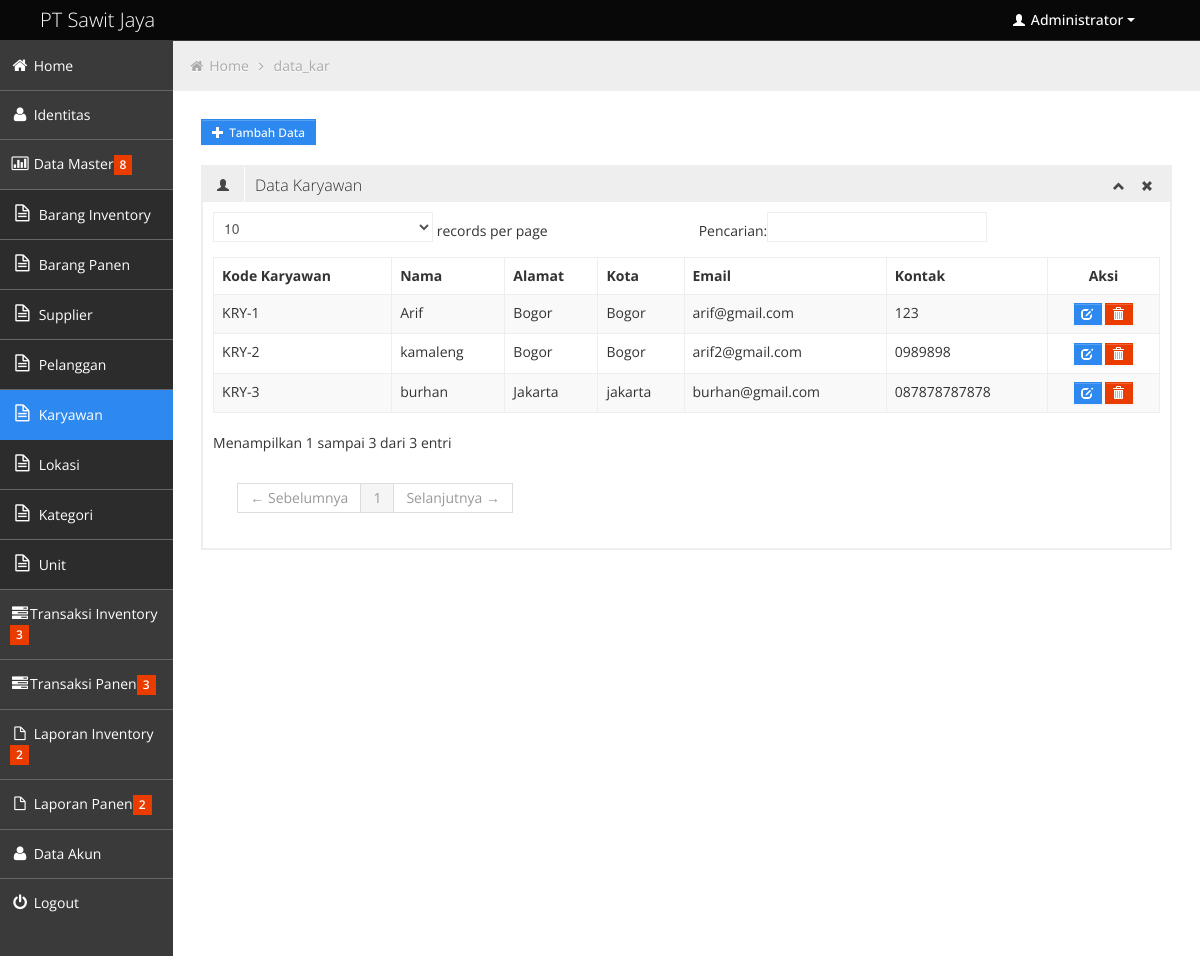
The page /index.php?halaman=data_kar (signed in) on the database its author committed.
### tables this page shows
CREATE TABLE IF NOT EXISTS `identitas` (
  `id_identitas` int(3) NOT NULL AUTO_INCREMENT,
  `nama_identitas` varchar(100) NOT NULL,
  `alamat` varchar(30) NOT NULL,
  `telp` varchar(12) NOT NULL,
  `keterangan` varchar(30) NOT NULL,
  PRIMARY KEY (`id_identitas`)
);

CREATE TABLE IF NOT EXISTS `karyawan` (
  `inc` int(9) NOT NULL,
  `kar_id` varchar(9) NOT NULL,
  `kar_nama` varchar(90) NOT NULL,
  `kar_alamat` varchar(90) NOT NULL,
  `kar_kota` varchar(50) NOT NULL,
  `kar_email` varchar(90) NOT NULL,
  `kar_kontak` varchar(20) NOT NULL,
  PRIMARY KEY (`inc`),
  KEY `pelanggan_id` (`kar_id`)
);

### data_kar.php (the view)
<a href='index.php?halaman=form_data_master&kode=kar_insert' class='btn btn-small btn-primary'>
   <i class="halflings-icon white plus"></i> <span>Tambah Data</span>
   </a>
   <br/>
   <br/>
<div class='row-fluid sortable'>
				<div class='box span12'>
					<div class='box-header' data-original-title>
						<h2><i class='halflings-icon user'></i><span class='break'></span>Data Karyawan</h2>
						<div class='box-icon'>
							<a href='#' class='btn-minimize'><i class='halflings-icon chevron-up'></i></a>
							<a href='#' class='btn-close'><i class='halflings-icon remove'></i></a>
						</div>
					</div>
					<div class='box-content'>
						<table class='table table-striped table-bordered bootstrap-datatable datatable'>
						  <thead>
							  <tr>
          <th>Kode Karyawan</th>
          <th>Nama</th>
          <th>Alamat</th>
          <th>Kota</th>
          <th>Email</th>
          <th>Kontak</th>
           <th><center>Aksi</center></th>
							  </tr>
						  </thead>
						  <tbody>
							<?php
		$qtmpil_sup="select * from karyawan order by inc asc";
		$qp_sup=mysql_query($qtmpil_sup);
		while($row2=mysql_fetch_array($qp_sup)){ ?>
		  <tr><td><?php echo "$row2[kar_id]"; ?></td>
          <td><?php echo "$row2[kar_nama]"; ?></td>
          <td><?php echo "$row2[kar_alamat]"; ?></td>
          <td><?php echo "$row2[kar_kota]"; ?></td>
          <td><?php echo "$row2[kar_email]"; ?></td>
          <td><?php echo "$row2[kar_kontak]"; ?></td>
          <td><center><?php echo "<a class='btn btn-mini btn-primary' href=index.php?halaman=form_ubah_data&kode=kar_update&id=$row2[kar_id]>"; ?>
          	 <i class='halflings-icon white edit'></i>
			 <?php echo "</a> ";
			 echo "<a class='btn btn-mini btn-danger' href='proses.php?proses=kar_delete&id=$row2[kar_id]'>"; ?>
          	 <i class='halflings-icon white trash'></i>
			 <?php echo "</a>";
          echo"</center></td>
							</tr>";
							$no++;}?>
						  </tbody>
					  </table>
					</div>
				</div>
			</div>

### header.php (shortened to what this page needs)
<div class="navbar">
	<div class="navbar-inner">
		<div class="container-fluid">
			<a class="brand" href="index.html"><span><?php echo"$idn[nama_identitas]";?></span></a>
			<div class="nav-no-collapse header-nav">
				<ul class="nav pull-right">
					<li class="dropdown">
						<a class="btn dropdown-toggle" data-toggle="dropdown" href="#">
							<i class="halflings-icon white user"></i> Administrator
							<span class="caret"></span>
						</a>
					</li>
				</ul>
			</div>
		</div>
	</div>
</div>

### css/halflings.css (style rules this page uses)
html, html .halflings { -webkit-font-smoothing: antialiased !important; }
.halflings-icon { display: inline-block; width: 14px; height: 14px; line-height: 14px; vertical-align: text-top; background-image: url(../img/glyphicons_halflings.svg); background-position: 0 0; background-repeat: no-repeat; vertical-align: top; *display: inline; *zoom: 1; *margin-right: .3em; }
.halflings-icon.white { background-image: url(../img/glyphicons_halflings-white.svg); }
.halflings-icon.user { background-position: -168px 0; }
.halflings-icon.remove { background-position: -312px 0; }
.halflings-icon.trash { background-position: -456px 0; }
.halflings-icon.edit { background-position: -96px -72px; }
.halflings-icon.plus { background-position: -408px -96px; }
.halflings-icon.chevron-up { background-position: -288px -120px; }

### rows shown on the page
identitas: nama_identitas "PT Sawit Jaya"
karyawan: kar "KRY-1", kar_nama "Arif", kar_alamat "Bogor", kar_kota "Bogor", kar_email "arif@gmail.com", kar_kontak "123"
karyawan: kar "KRY-2", kar_nama "kamaleng", kar_alamat "Bogor", kar_kota "Bogor", kar_email "arif2@gmail.com", kar_kontak "0989898"
karyawan: kar "KRY-3", kar_nama "burhan", kar_alamat "Jakarta", kar_kota "jakarta", kar_email "burhan@gmail.com", kar_kontak "087878787878"

### other values the page prints
$hal "data_kar"
